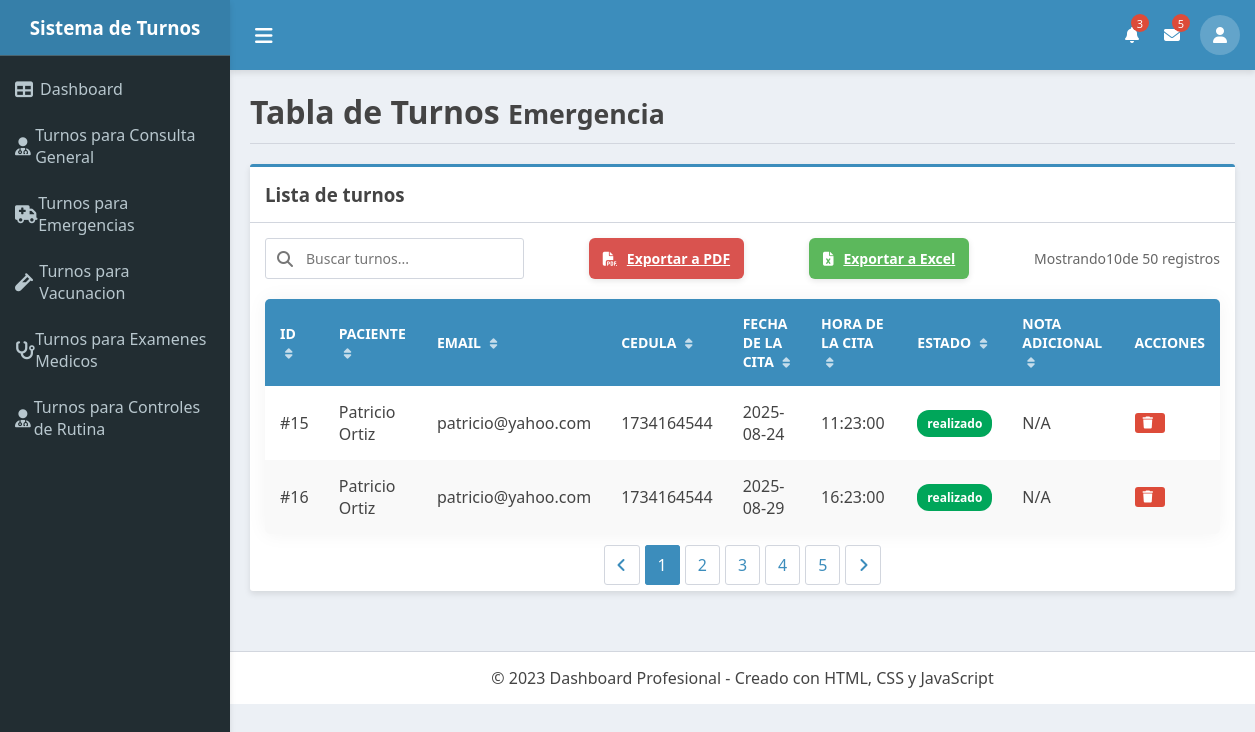
The app's page /vista_emergencia.php (signed in) with its own data.
### tables this page shows
CREATE TABLE `turnos` (
  `id` int(10) UNSIGNED NOT NULL,
  `servicio_id` int(10) UNSIGNED NOT NULL,
  `usuario_id` int(10) UNSIGNED NOT NULL,
  `fecha_cita` date NOT NULL,
  `hora_cita` time NOT NULL,
  `cedula` varchar(10) NOT NULL,
  `nota_adicional` text DEFAULT NULL,
  `estado` enum('pendiente','realizado') NOT NULL DEFAULT 'pendiente',
  `creado_en` datetime NOT NULL DEFAULT current_timestamp(),
  `actualizado_en` datetime NOT NULL DEFAULT current_timestamp() ON UPDATE current_timestamp()
);

CREATE TABLE `usuarios` (
  `id` int(10) UNSIGNED NOT NULL,
  `nombre` varchar(100) NOT NULL,
  `usuario` varchar(100) NOT NULL,
  `email` varchar(150) NOT NULL,
  `cedula` varchar(10) NOT NULL,
  `password` varchar(255) NOT NULL,
  `rol` enum('admin','cliente') NOT NULL DEFAULT 'cliente',
  `creado_en` datetime NOT NULL DEFAULT current_timestamp(),
  `actualizado_en` datetime NOT NULL DEFAULT current_timestamp() ON UPDATE current_timestamp()
);

### vista_emergencia.php (the view, shortened to what this page needs)
<?php
include("templates/header.php");
include_once 'bd/conexion.php';
$conexion->exec(" UPDATE turnos SET estado = 'realizado' WHERE estado = 'pendiente'  AND STR_TO_DATE(CONCAT(fecha_cita, ' ', hora_cita), '%Y-%m-%d %H:%i:%s') < NOW()");
$sql = $conexion->prepare("SELECT turnos.id AS id_turno, usuarios.cedula AS cedula, fecha_cita, hora_cita, nota_adicional,estado,estado,usuarios.nombre AS nombre_paciente, usuarios.email AS email_paciente FROM turnos INNER JOIN servicios ON turnos.servicio_id = servicios.id INNER JOIN usuarios ON turnos.usuario_id = usuarios.id WHERE turnos.servicio_id = 5");
$sql->execute();
$turnos = $sql->fetchAll(PDO::FETCH_OBJ);
?>
<div class="page-header">
    <h1>Tabla de Turnos <small>Emergencia</small></h1>
</div>
<div class="card fade-in">
    <div class="card-header">
        <h3>Lista de turnos</h3>
    </div>
    <div class="card-body">
        <div class="table-controls">
            <div class="search-box">
                <i class="fas fa-search"></i>
                <input type="text" id="searchInput" placeholder="Buscar turnos...">
            </div>
            <a class="btn btn-export btn-pdf" href="registrosPDF/imprimir_registro_em_pdf.php" target="_blank">
                <i class="fas fa-file-pdf"></i> Exportar a PDF
            </a>
            <a class="btn btn-export btn-excel" href="registrosExcel/imprimir_registro_em_excel.php">
                <i class="fas fa-file-excel"></i> Exportar a Excel
            </a>
            <div class="table-info">
                Mostrando <span id="itemsCount"> 10</span> de 50 registros
            </div>
        </div>
        <table class="styled-table">
            <thead>
                <tr>
                    <th>ID <i class="fas fa-sort"></i></th>
                    <th>Paciente <i class="fas fa-sort"></i></th>
                    <th>Email <i class="fas fa-sort"></i></th>
                    <th>Cedula <i class="fas fa-sort"></i></th>
                    <th>Fecha de la Cita <i class="fas fa-sort"></i></th>
                    <th>Hora de la Cita <i class="fas fa-sort"></i></th>
                    <th>Estado <i class="fas fa-sort"></i></th>
                    <th>Nota Adicional <i class="fas fa-sort"></i></th>
                    <th>Acciones</th>
                </tr>
            </thead>
            <tbody>
                <?php foreach ($turnos as $item) { ?>
                    <tr>
                        <td>#<?php echo $item->id_turno; ?></td>
                        <td><?php echo $item->nombre_paciente; ?></td>
                        <td><?php echo $item->email_paciente; ?></td>
                        <td><?php echo $item->cedula; ?></td>
                        <td><?php echo $item->fecha_cita; ?></td>
                        <td><?php echo $item->hora_cita; ?></td>
                        <td>
                            <?php if ($item->estado == "pendiente") { ?>
                                <span class="badge badge-warning">
                                    <?php echo $item->estado; ?>
                                </span>
                            <?php } elseif ($item->estado == "realizado") { ?>
                                <span class="badge badge-success">
                                    <?php echo $item->estado; ?>
                                </span>
                            <?php } ?>
                        </td>
                        <?php if ($item->nota_adicional != "") { ?>
                            <td><?php echo $item->nota_adicional; ?></td>
                        <?php } else { ?>
                            <td>N/A</td>
                        <?php } ?>
                        <td>
                            <?php if ($item->estado == "realizado") { ?>
                                <form action="controladores/eliminarTurno.php?id_turno=<?php echo $item->id_turno; ?>" method="POST">
                                    <div class="action-buttons">
                                        <button class="btn btn-danger btn-sm"><i class="fas fa-trash"></i></button>
                                    </div>
                                </form>
                            <?php } ?>
                        </td>
                    </tr>
                <?php } ?>
            </tbody>
        </table>
        <div class="pagination">
            <li class="page-item"><a class="page-link" href="#"><i class="fas fa-angle-left"></i></a></li>
            <li class="page-item active"><a class="page-link" href="#">1</a></li>
            <li class="page-item"><a class="page-link" href="#">2</a></li>
            <li class="page-item"><a class="page-link" href="#">3</a></li>
            <li class="page-item"><a class="page-link" href="#">4</a></li>
            <li class="page-item"><a class="page-link" href="#">5</a></li>
            <li class="page-item"><a class="page-link" href="#"><i class="fas fa-angle-right"></i></a></li>
        </div>
    </div>
</div>
<?php include 'templates/footer.php'; ?>

### templates/header.php (style rules this page uses)
:root { --primary: #3c8dbc; --secondary: #222d32; --light: #ecf0f5; --success: #00a65a; --info: #00c0ef; --warning: #f39c12; --danger: #dd4b39; --text: #444; --text-light: #b8c7ce; --border: #d2d6de; --shadow: 0 3px 6px rgba(0,0,0,0.1); }
* { margin: 0; padding: 0; box-sizing: border-box; font-family: 'Segoe UI', Tahoma, Geneva, Verdana, sans-serif; }
body { background-color: var(--light); color: var(--text); overflow-x: hidden; }
.page-header { margin-bottom: 20px; padding-bottom: 10px; border-bottom: 1px solid var(--border); }
.card { background: white; border-radius: 3px; box-shadow: var(--shadow); margin-bottom: 20px; border-top: 3px solid var(--primary); }
.card-header { padding: 15px; border-bottom: 1px solid var(--border); font-weight: 600; color: var(--text); display: flex; justify-content: space-between; align-items: center; }
.card-body { padding: 15px; }
.btn { padding: 8px 15px; border: none; border-radius: 3px; cursor: pointer; font-weight: 600; transition: all 0.2s; }
.fade-in { animation: fadeIn 0.5s; }
.badge { padding: 3px 8px; border-radius: 10px; font-size: 12px; font-weight: 600; }
.badge-success { background: var(--success); color: white; }

### vista_emergencia.php (style rules this page uses)
.card { background: white; border-radius: 3px; box-shadow: var(--shadow); margin-bottom: 20px; border-top: 3px solid var(--primary); }
.card-header { padding: 15px; border-bottom: 1px solid var(--border); font-weight: 600; color: var(--text); display: flex; justify-content: space-between; align-items: center; }
.card-body { padding: 15px; overflow-x: auto; }
.styled-table { width: 100%; border-collapse: separate; border-spacing: 0; border-radius: 5px; overflow: hidden; box-shadow: 0 0 20px rgba(0, 0, 0, 0.05); }
.styled-table thead tr { background-color: var(--primary); color: white; text-align: left; }
.styled-table th, .styled-table td { padding: 15px; position: relative; transition: all 0.3s; }
.styled-table th { font-weight: 600; text-transform: uppercase; font-size: 14px; cursor: pointer; user-select: none; }
.styled-table th i { margin-left: 5px; font-size: 12px; opacity: 0.7; }
.styled-table tbody tr { border-bottom: 1px solid #eee; transition: all 0.3s; }
.styled-table tbody tr:nth-of-type(even) { background-color: #f9f9f9; }
.styled-table tbody tr:last-of-type { border-bottom: 2px solid var(--primary); }
.styled-table tbody td { position: relative; }
.badge { padding: 5px 10px; border-radius: 12px; font-size: 12px; font-weight: 600; display: inline-block; }
.badge-success { background: var(--success); color: white; }
.action-buttons { display: flex; gap: 5px; }
.btn { padding: 6px 10px; border: none; border-radius: 3px; cursor: pointer; font-weight: 600; transition: all 0.2s; display: inline-flex; align-items: center; justify-content: center; }
.btn-sm { padding: 4px 8px; font-size: 12px; }
.btn i { margin-right: 4px; }
.btn-danger { background: var(--danger); color: white; }
.btn-export { font-size: 14px; padding: 8px 14px; border-radius: 6px; display: inline-flex; align-items: center; gap: 6px; box-shadow: 0 2px 6px rgba(0, 0, 0, 0.1); transition: transform 0.2s, box-shadow 0.2s; }
.btn-pdf { background: #d9534f; color: white; }
.btn-excel { background: #5cb85c; color: white; }
.table-controls { display: flex; justify-content: space-between; margin-bottom: 20px; flex-wrap: wrap; gap: 15px; }
.search-box { position: relative; min-width: 250px; }
.search-box input { width: 100%; padding: 10px 15px 10px 40px; border: 1px solid var(--border); border-radius: 3px; font-size: 14px; transition: all 0.3s; }
.search-box i { position: absolute; left: 12px; top: 50%; transform: translateY(-50%); color: #777; }
.table-info { display: flex; align-items: center; color: #666; font-size: 14px; }
.pagination { display: flex; justify-content: center; margin-top: 20px; gap: 5px; }
.page-item { display: inline-block; }
.page-link { padding: 8px 12px; border: 1px solid var(--border); border-radius: 3px; color: var(--primary); text-decoration: none; transition: all 0.2s; }
.page-item.active .page-link { background: var(--primary); color: white; border-color: var(--primary); }
.fade-in { animation: fadeIn 0.5s; }

### records on screen
turnos: id "15", usuario.nombre "Patricio Ortiz", usuario.email "patricio@yahoo.com", usuario.cedula "1734164544", fecha_cita "2025-08-24", hora_cita "11:23:00", estado "realizado", nota_adicional "N/A"
turnos: id "16", usuario.nombre "Patricio Ortiz", usuario.email "patricio@yahoo.com", usuario.cedula "1734164544", fecha_cita "2025-08-29", hora_cita "16:23:00", estado "realizado", nota_adicional "N/A"
